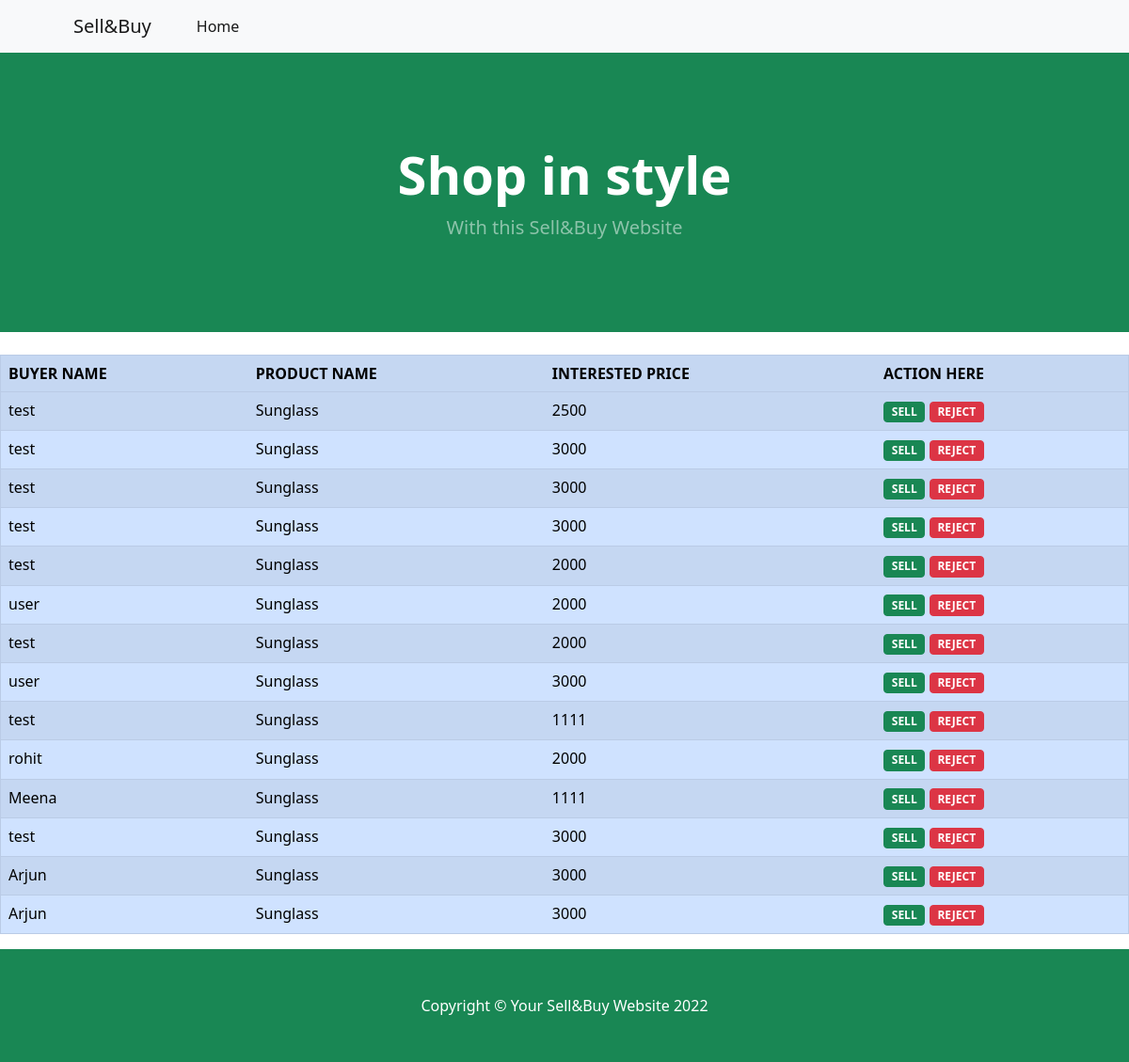
The page /buyer_list/70/ on the database its author committed.
### sellerapp/models.py (models this page shows, shortened)
class BuyProduct(models.Model):
    seller_name = models.CharField(max_length=100, null=True)
    buyer_name = models.CharField(max_length=100,null=True)
    product_id = models.CharField(max_length=100,null=True)
    buyer_price = models.IntegerField(null=True)
    buy_status = models.BooleanField(null=True)

class Product(models.Model):
    userid = models.ForeignKey(User,on_delete=models.CASCADE,null=True)
    product_name = models.CharField(max_length=100,null=True)
    product_desc = models.CharField(max_length=1000,null=True)
    category = models.CharField(max_length=100,null=True)
    location = models.CharField(max_length=100,null=True)
    product_price = models.FloatField(max_length=100,null=True)
    product_img = models.FileField(upload_to='media',null=True,blank=True)
    time = models.DateTimeField(null=True,blank=True)
    def __str__(self):
        return self.product_name

### sellerapp/views.py (the view)
# urls.py: path('buyer_list/<id>/', BuyersList.as_view(), name='buyer_list'),
class BuyersList(View):
    def get(self,request,id):
        data = BuyProduct.objects.filter(product_id=id)
        product_name = Product.objects.get(id=id)
        print(product_name)
        return render(request, 'buyer_list.html', {'obj': data, 'product_name': product_name})

### sellerapp/templates/buyer_list.html (shortened to what this page needs)
{% load static %}
<html lang="en">
<head>
    <link href="https://cdn.jsdelivr.net/npm/bootstrap-icons@1.5.0/font/bootstrap-icons.css" rel="stylesheet"/>
    <link rel="stylesheet" href="{% static 'dist/css/styles.css' %}" type="text/css"/>
</head>
<body>
<nav class="navbar navbar-expand-lg navbar-light bg-light">
    <div class="container px-4 px-lg-5">
        <a class="navbar-brand" href="#!">Sell&Buy</a>
        <div class="collapse navbar-collapse" id="navbarSupportedContent">
            <ul class="navbar-nav me-auto mb-2 mb-lg-0 ms-lg-4">
                <li class="nav-item"><a class="nav-link active" aria-current="page"
                                        href="{% url 'indexpage' %}">Home</a></li>
            </ul>
        </div>
    </div>
</nav>
<header class="bg-success py-5">
    <div class="container px-4 px-lg-5 my-5">
        <div class="text-center text-white">
            <h1 class="display-4 fw-bolder">Shop in style</h1>
            <p class="lead fw-normal text-white-50 mb-0">With this Sell&Buy Website</p>
        </div>
    </div>
</header>
<table class='table table-primary table-striped' border="1">
    <tr>
        <th>BUYER NAME</th>
        <th>PRODUCT NAME</th>
        <th>INTERESTED PRICE</th>
        <th>ACTION HERE</th>
    </tr>
    <tr>
        {% for i in obj %}
    <tr>
        <td>{{i.buyer_name}}</td>
        <td>{{product_name}}</td>
        <td>{{i.buyer_price}}</td>
        <td>
            <a href="{% url 'accept_interest' i.id product_name.id %}" class="btn btn-success badge">SELL</a>
            <a href="{% url 'reject_interest' i.id product_name.id %}" class="btn btn-danger badge">REJECT</a>
        </td>
    </tr>
    {% endfor %}
    <br>
</table>
<footer class="py-5 bg-success">
    <div class="container"><p class="m-0 text-center text-white">Copyright &copy; Your Sell&Buy Website 2022</p></div>
</footer>
</body>
</html>

### rows shown on the page
BuyProduct: buyer_name "test", buyer_price "2500"
Product: product_name "Sunglass"
BuyProduct: buyer_name "test", buyer_price "3000"
BuyProduct: buyer_name "test", buyer_price "3000"
BuyProduct: buyer_name "test", buyer_price "3000"
BuyProduct: buyer_name "test", buyer_price "2000"
BuyProduct: buyer_name "user", buyer_price "2000"
BuyProduct: buyer_name "test", buyer_price "2000"
BuyProduct: buyer_name "user", buyer_price "3000"
BuyProduct: buyer_name "test", buyer_price "1111"
BuyProduct: buyer_name "rohit", buyer_price "2000"
BuyProduct: buyer_name "Meena", buyer_price "1111"
BuyProduct: buyer_name "test", buyer_price "3000"
BuyProduct: buyer_name "Arjun", buyer_price "3000"
BuyProduct: buyer_name "Arjun", buyer_price "3000"
